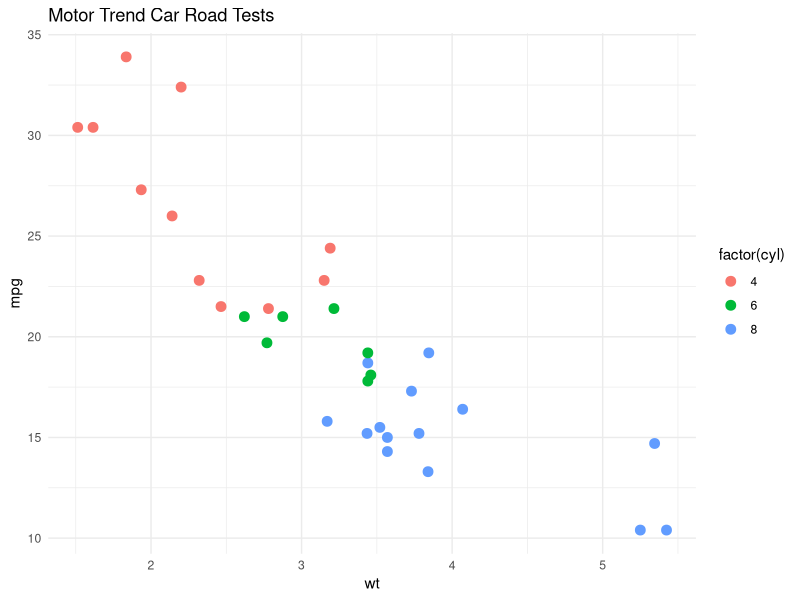
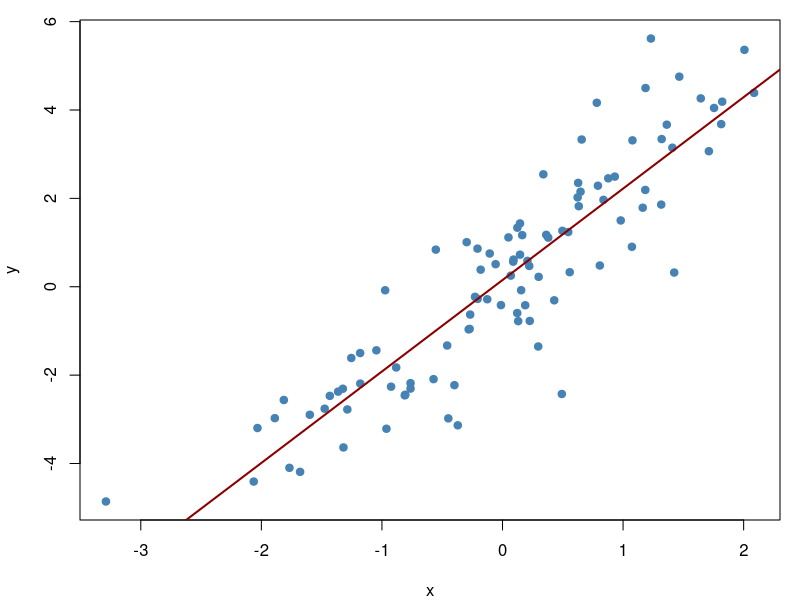

Write the R code that produced these figures, in order.
## ---- chunk 1
#| label: simple-plot
#| fig-height: 4
library(ggplot2)
ggplot(mtcars, aes(x = wt, y = mpg, color = factor(cyl))) +
  geom_point(size = 3) +
  theme_minimal() +
  labs(title = "Motor Trend Car Road Tests")
## ---- chunk 2
#| output-location: column
#| fig-height: 6
# Generate data
x <- rnorm(100)
y <- 2 * x + rnorm(100)

# Fit model
model <- lm(y ~ x)

# Plot
par(mar = c(4, 4, 1, 1))
plot(x, y, pch = 19, col = "steelblue")
abline(model, lwd = 2, col = "darkred")
